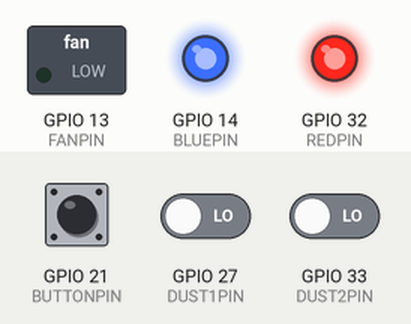
Recording of a sketch running on a simulated ESP32. Shown: switched loads named in the sketch (green lamp = pin HIGH), output pins drawn as LEDs (lit = HIGH). The test bench sets the inputs (shaded band); at power-on: GPIO 21 (BUTTONPIN) HIGH, GPIO 27 (DUST1PIN) LOW, GPIO 33 (DUST2PIN) LOW. WiFi joins after 1.5 s; servers stay silent unless stated; what the sketch prints to the serial monitor is not drawn.

Above: at 0.1 s.
At 1.6 s:
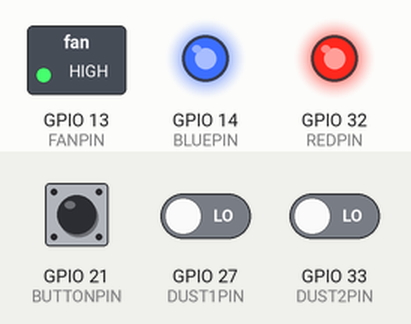
At 31.6 s:
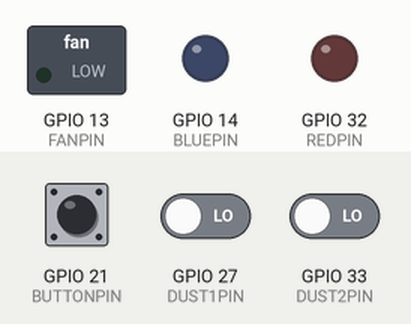
At 61.6 s:
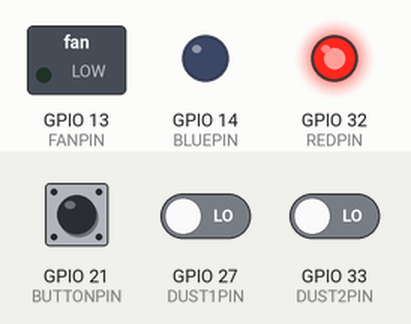
At 91.6 s:
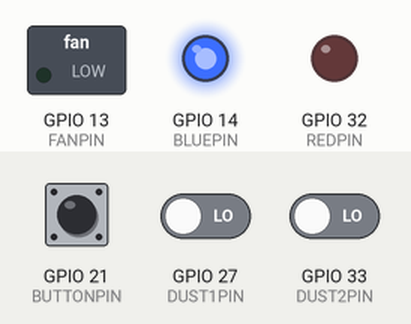
Timing chart, 0 to 93.1 s (numbered marks = the images above):
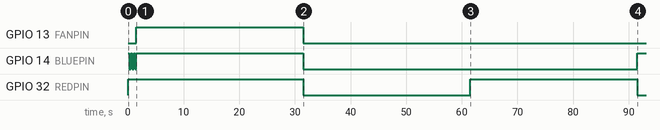

Measured:
- by itself, GPIO 13 (FANPIN): LOW → HIGH at 1.5 s, → LOW 30.0 s later
- by itself, GPIO 14 (BLUEPIN): HIGH → LOW at 0.26 s, → HIGH 0.25 s later, → LOW 0.25 s later, → HIGH 0.25 s later, … (8 changes in this stretch)
- by itself, GPIO 32 (REDPIN): HIGH → LOW at 31.5 s, → HIGH 30.0 s later, → LOW 30.0 s later

The sketch:

AirQ_Mk1.ino
```cpp
/* Ling Tsiang and Oliver Fraser
 * Air Quality Sensor v2.1
 * w/ thanks to example Adafruit MQTT code
 *
 * LED Status:
 * Blinks blue while attempting wifi connection
 * Red while trying to connect to mqtt server
 * off while fan runs (but pin 13's LED will be on)
 * Both on for dust 1 reading
 * Blue only for dust 2 reading
 * Red on while ready and waiting for WAIT_TIME or button press
*/

// Timing
#define FAN_TIME 30     // fan runtime in seconds
#define SAMPLE_TIME 30  // time in seconds each sensor integrates for
#define WAIT_TIME 600   // time between samples

// WiFi parameters
#define WLAN_SSID       "University of Washington" // "University of Washington"
#define WLAN_PASS       ""

// Pin Definitions
#define BUTTONPIN 21    // momentary switch (button)
// LED pins
#define BLUEPIN 14      // Blue LED
#define REDPIN 32       // Red LED
#define DHTPIN 15       // Temp/Humidity
#define DUST1PIN 27     // Dust Sensor #1
#define DUST2PIN 33     // Dust Sensor #2
#define FANPIN 13       // Fan (use pin 13 due to integrated LED)

// Adafruit IO
#define AIO_SERVER      "io.adafruit.com"
#define AIO_SERVERPORT  1883
#define AIO_USERNAME    "ltsiang"
#define AIO_KEY         "a0949d9c814146789aa8245b0e6f4204"  // Obtained from account info on io.adafruit.com

#include <Bounce2.h>  // debounce library
//#include "DHT.h"
#include <WiFi.h>
#include "Adafruit_MQTT.h"
#include "Adafruit_MQTT_Client.h"
#include <Arduino.h>
#include <Ewma.h>

void mqtt_connect();


class Grove_Dust_Sensor
{
  // Default sample time is 30 seconds
  public:
    unsigned long sampletime;

  Grove_Dust_Sensor(int Pin) {
    _pin = Pin;
    pinMode(Pin, INPUT);
  }

  float Sample(unsigned long sampletime_default = 30) {
    unsigned long duration;
    unsigned long lowpulseoccupancy;
    float ratio;
    float concentration;

    sampletime = sampletime_default;
    // first convert sample time from seconds to ms
    unsigned long sampletime_ms = 1000 * sampletime;
    lowpulseoccupancy = 0;
    unsigned long starttime = millis();
    // record the total time that the sensor is low during the sample
    while ((millis()-starttime) < sampletime_ms)
    {
      duration = pulseIn(_pin, LOW);
      lowpulseoccupancy = lowpulseoccupancy+duration;
    }
    // calculate percentage of time sensor is low
    ratio = lowpulseoccupancy / (sampletime_ms*10.0);
    // use fit to find concentration of
    concentration = 1.1*pow(ratio,3)-3.8*pow(ratio,2)+520*ratio+0.62; // using spec sheet curve
    return concentration;
  }

  private:
    int _pin;
};


// Object Creation
Bounce Button = Bounce();
Grove_Dust_Sensor dust1(DUST1PIN);
Grove_Dust_Sensor dust2(DUST2PIN);
Ewma SmoothedDust1(0.1);   // (0.1) = Less smoothing - faster to detect changes, but more prone to noise
Ewma SmoothedDust2(0.1);  // (0.01) = More smoothing - less prone to noise, but slower to detect changes


//DHT dht(DHTPIN, DHT22);

// Create an WiFiClient class to connect to the MQTT server, then setup the MQTT
// client class by passing in the WiFi client and MQTT server and login details.

WiFiClient client;
Adafruit_MQTT_Client mqtt(&client, AIO_SERVER, AIO_SERVERPORT, AIO_USERNAME, AIO_KEY);

// Setup feeds
Adafruit_MQTT_Publish LEDcolor = Adafruit_MQTT_Publish(&mqtt, AIO_USERNAME "/feeds/LEDcolor");
Adafruit_MQTT_Publish dust1feed =  Adafruit_MQTT_Publish(&mqtt, AIO_USERNAME "/feeds/Dust1");
Adafruit_MQTT_Publish dust2feed = Adafruit_MQTT_Publish(&mqtt, AIO_USERNAME "/feeds/Dust2");


void setup() {
  Serial.begin(9600);

  // Setup LEDs
  pinMode(BLUEPIN, OUTPUT);
  pinMode(REDPIN, OUTPUT);
  digitalWrite(BLUEPIN, HIGH);    // off
  digitalWrite(REDPIN, HIGH);  // off

  // Setup Button
  pinMode(BUTTONPIN, INPUT_PULLUP);
  Button.attach(BUTTONPIN);
  Button.interval(5);

  // Setup Fan
  pinMode(FANPIN, OUTPUT);

  // Setup Temperature/Humidity sensor
  //dht.begin();

  // blink blue LED while connecting to WiFi access point
  Serial.println(); Serial.println();
  delay(10);
  Serial.print(F("Connecting to "));
  Serial.println(WLAN_SSID);
  WiFi.begin(WLAN_SSID, WLAN_PASS);
  bool LED = false;       // for blinking ...
  while (WiFi.status() != WL_CONNECTED) {
    LED = !LED;
    digitalWrite(BLUEPIN, LED);
    Serial.print(F("."));
    delay(250);
  }
  // Success! Make sure blue is off
  digitalWrite(BLUEPIN, HIGH);     // off
  Serial.println();
  Serial.println(F("WiFi connected"));
  Serial.println(F("IP address: "));
  Serial.println(WiFi.localIP());

  // ready, red on
  digitalWrite(REDPIN, LOW);    // on
}

void loop() {
  // First make sure we are connected to adafruit IO
  if (! mqtt.ping(1)) {
    // ...connect to adafruit io
    if (! mqtt.connected())
      mqtt_connect();
  }
  digitalWrite(REDPIN, HIGH);    // off


  digitalWrite(FANPIN, HIGH);  // on
  delay(1000*FAN_TIME);
  digitalWrite(FANPIN, LOW);   // off

  digitalWrite(REDPIN, LOW);    // on for Dust 1
  digitalWrite(BLUEPIN, LOW);    // on for Dust 1

  float concentration;
  // Dust 1
  Serial.print("Dust 1: ");
  concentration = dust1.Sample(SAMPLE_TIME);
  Serial.print(concentration);
  Serial.print(" (");
  Serial.print(dust1.sampletime);
  Serial.print(" second sample). Running Average: ");
  concentration = SmoothedDust1.filter(concentration);
  Serial.println(concentration);
  dust1feed.publish(concentration);

  // red off, blue remains on for dust 2
  digitalWrite(REDPIN, HIGH);

  // Dust 2
  Serial.print("Dust 2: ");
  concentration = dust2.Sample(SAMPLE_TIME);
  Serial.print(concentration);
  Serial.print(" (");
  Serial.print(dust2.sampletime);
  Serial.print(" second sample). Running Average: ");
  concentration = SmoothedDust2.filter(concentration);
  Serial.println(concentration);
  dust2feed.publish(concentration);
  digitalWrite(BLUEPIN, HIGH);    // off

  // ready, red on
  digitalWrite(REDPIN, LOW);  // on

  // wait for WAIT_TIME, or till a button press
  unsigned long start_ms = millis();
  unsigned long wait_ms = 1000 * WAIT_TIME;
  while ((millis()-start_ms) < wait_ms)
  {
    Button.update();
    if ( Button.fell() ) {
      break;
    }
  }
}


void mqtt_connect() {
  Serial.print(F("Connecting to the MQTT service... "));

  int8_t ret;

  while ((ret = mqtt.connect()) != 0) {
    Serial.println(ret);
    switch (ret) {
      case 1: Serial.println(F("Wrong protocol")); break;
      case 2: Serial.println(F("ID rejected")); break;
      case 3: Serial.println(F("Server unavail")); break;
      case 4: Serial.println(F("Bad user/pass")); break;
      case 5: Serial.println(F("Not authed")); break;
      case 6: Serial.println(F("Failed to subscribe")); break;
      default: Serial.println(F("Connection failed")); break;
    }
    if (ret >= 0)
      mqtt.disconnect();
    Serial.println(F("Retrying connection..."));
    delay(5000);
  }
  Serial.println(F("Connected!"));
}
```
